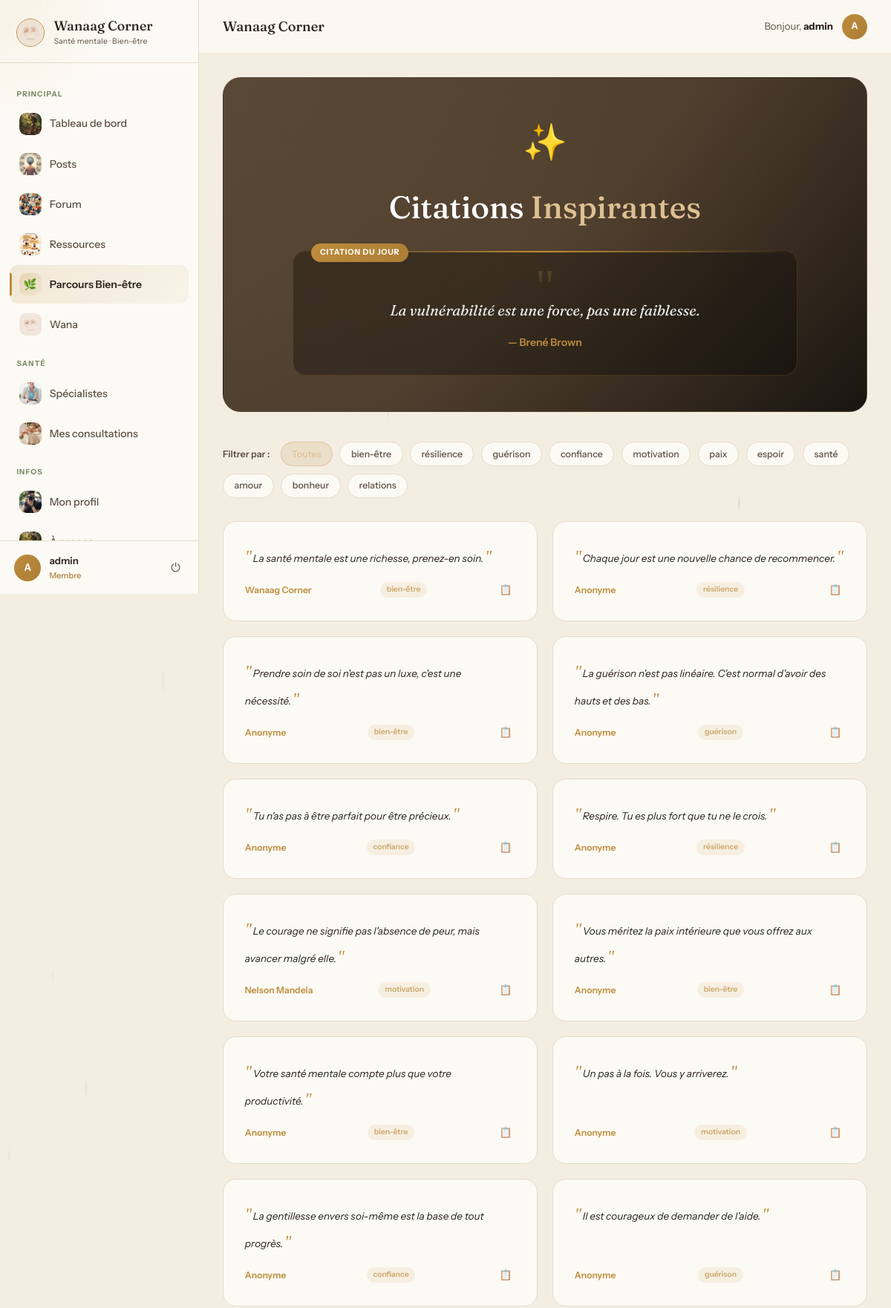
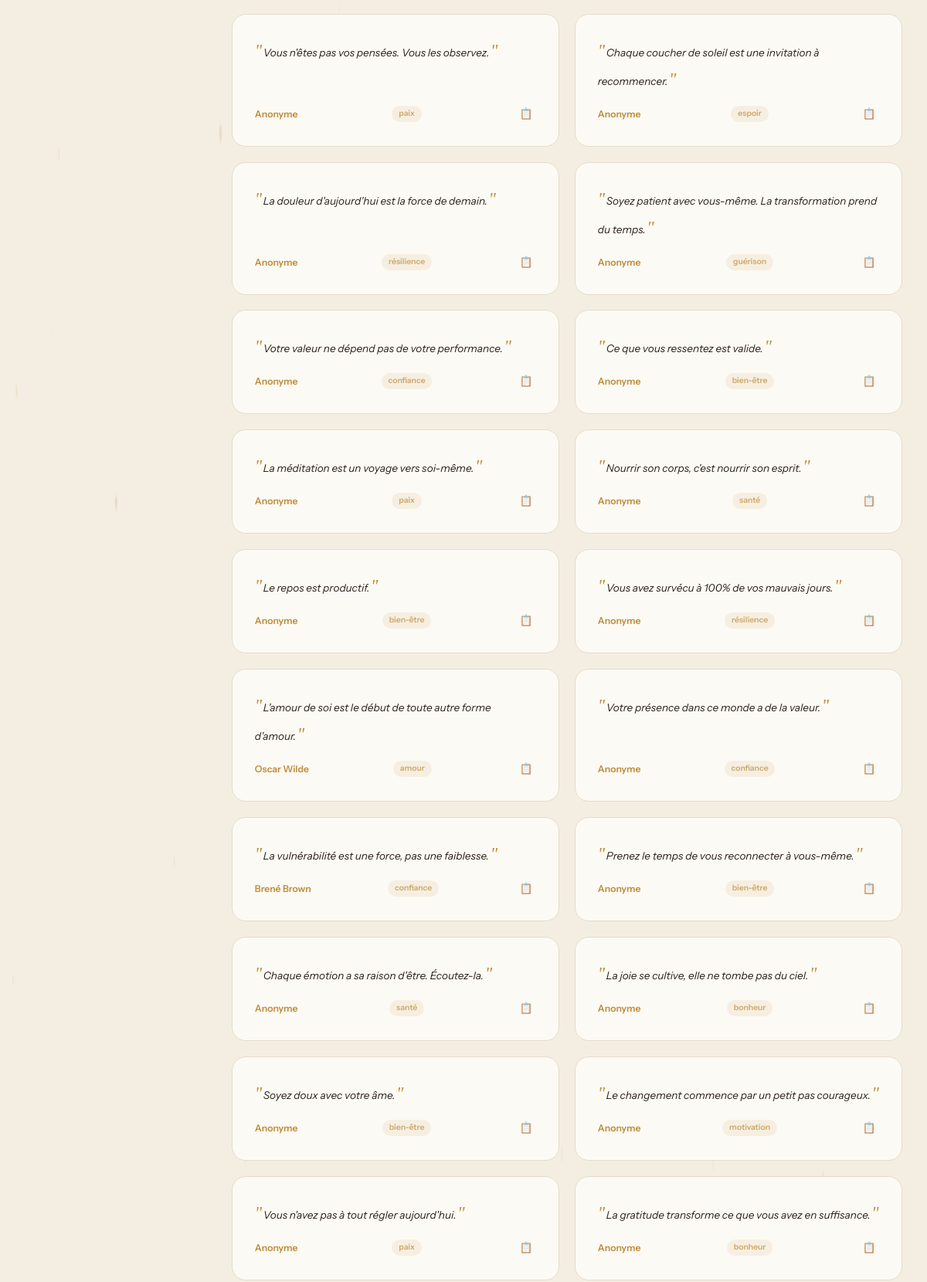
/parcours/inspiration/ (signed in, upper part), run on the app's committed database (2 pictures, top to bottom).
### application/models.py (models this page shows, shortened)
class CustomUser(AbstractUser):
    pseudonyme = models.CharField(max_length=50, unique=True)
    email = models.EmailField(unique=True)
    photo = models.ImageField(upload_to='profiles/', blank=True, null=True, verbose_name="Photo de profil")
    bio = models.TextField(blank=True, max_length=300, verbose_name="Bio")
    USERNAME_FIELD = 'email'
    REQUIRED_FIELDS = ['username', 'pseudonyme']
    class Meta:
        verbose_name = 'Utilisateur'
        verbose_name_plural = 'Utilisateurs'

class QuoteInspirante(models.Model):
    texte = models.TextField()
    auteur = models.CharField(max_length=150, blank=True, default='Anonyme')
    categorie = models.CharField(max_length=50, blank=True)
    class Meta:
        verbose_name = "Citation inspirante"
        verbose_name_plural = "Citations inspirantes"

### application/views.py (the view)
# urls.py: path('parcours/inspiration/', views.parcours_inspiration, name='parcours_inspiration'),
@login_required
def parcours_inspiration(request):
    _seed_quotes()
    cat_filter = request.GET.get('cat', '')
    quotes = QuoteInspirante.objects.all()
    if cat_filter:
        quotes = quotes.filter(categorie=cat_filter)
    all_quotes = list(QuoteInspirante.objects.all())
    today_idx = date.today().timetuple().tm_yday % max(len(all_quotes), 1) if all_quotes else 0
    quote_du_jour = all_quotes[today_idx] if all_quotes else None
    categories = QuoteInspirante.objects.values_list('categorie', flat=True).distinct()
    return render(request, 'application/parcours_inspiration.html', {
        'quotes': quotes,
        'quote_du_jour': quote_du_jour,
        'categories': categories,
        'cat_filter': cat_filter,
    })

### application/views.py (called while the page is built)
def _seed_quotes():
    if QuoteInspirante.objects.count() < 10:
        QuoteInspirante.objects.bulk_create([
            QuoteInspirante(texte=t, auteur=a, categorie=c)
            for t, a, c in QUOTES_DATA
        ])

### application/templates/application/parcours_inspiration.html (shortened to what this page needs)
{% extends 'application/base.html' %}
{% load static %}
{% block content %}
<div class="ins-hero wow">
    <div class="ins-hero-inner">
        <div class="ins-hero-star">✨</div>
        <h1>Citations <em>Inspirantes</em></h1>
        {% if quote_du_jour %}
        <div class="ins-daily-quote">
            <span class="ins-daily-label">Citation du jour</span>
            <div class="ins-quote-mark-big">"</div>
            <p class="ins-daily-text">{{ quote_du_jour.texte }}</p>
            <div class="ins-daily-author">— {{ quote_du_jour.auteur }}</div>
        </div>
        {% endif %}
    </div>
</div>
<div class="ins-filters wow">
    <span class="ins-filters-label">Filtrer par :</span>
    <a href="{% url 'parcours_inspiration' %}" class="ins-pill {% if not cat_filter %}active{% endif %}">Toutes</a>
    {% for cat in categories %}
    {% if cat %}
    <a href="{% url 'parcours_inspiration' %}?cat={{ cat }}" class="ins-pill {% if cat_filter == cat %}active{% endif %}">{{ cat }}</a>
    {% endif %}
    {% endfor %}
</div>
<div class="ins-grid">
    {% for quote in quotes %}
    <div class="ins-card wow">
        <div class="ins-card-quote">{{ quote.texte }}</div>
        <div class="ins-card-footer">
            <span class="ins-card-author">{{ quote.auteur }}</span>
            {% if quote.categorie %}<span class="ins-card-cat">{{ quote.categorie }}</span>{% endif %}
            <button class="ins-copy-btn" onclick="copyQuote(this, '{{ quote.texte|escapejs }}')" title="Copier">📋</button>
        </div>
    </div>
    {% empty %}
    <div class="ins-empty">
        <div style="font-size:3rem;margin-bottom:1rem;">🌟</div>
        <p>Aucune citation pour ce filtre.</p>
    </div>
    {% endfor %}
</div>
{% endblock %}

### application/templates/application/base.html (shortened to what this page needs)
{% load static %}
<!DOCTYPE html>
<html lang="fr">
<head>
</head>
<body>
<canvas id="particles-canvas"></canvas>
{% if user.is_authenticated %}
<aside class="sidebar" id="sidebar">
    <div class="sidebar-header">
        <img src="{% static 'images/logo.jpg' %}" alt="Logo" class="sidebar-logo-img">
        <div>
            <div class="sidebar-brand-name">Wanaag Corner</div>
            <div class="sidebar-brand-sub">Santé mentale · Bien-être</div>
        </div>
    </div>
    <nav class="sidebar-nav">
        <div class="nav-label">Principal</div>
        <a href="{% url 'dashboard' %}" class="nav-item {% if request.resolver_match.url_name == 'dashboard' %}active{% endif %}">
            <span class="nav-icon"><img src="{% static 'images/espace-bien-etre.jpg' %}" alt=""></span> Tableau de bord
        </a>
        <a href="{% url 'posts_feed' %}" class="nav-item {% if request.resolver_match.url_name == 'posts_feed' %}active{% endif %}">
            <span class="nav-icon"><img src="{% static 'images/posts.jpg' %}" alt=""></span> Posts
        </a>
        <a href="{% url 'forum_home' %}" class="nav-item {% if 'forum' in request.resolver_match.url_name %}active{% endif %}">
            <span class="nav-icon"><img src="{% static 'images/forum.jpg' %}" alt=""></span> Forum
        </a>
        <a href="{% url 'ressources_home' %}" class="nav-item {% if 'ressource' in request.resolver_match.url_name %}active{% endif %}">
            <span class="nav-icon"><img src="{% static 'images/ressources.jpg' %}" alt=""></span> Ressources
        </a>
        <a href="{% url 'parcours_home' %}" class="nav-item {% if 'parcours' in request.resolver_match.url_name %}active{% endif %}">
            <span class="nav-icon" style="background:linear-gradient(135deg,rgba(190,140,60,.22),rgba(190,140,60,.06));border-radius:9px;display:flex;align-items:center;justify-content:center;font-size:.9rem;">🌿</span> Parcours Bien-être
        </a>
        <a href="{% url 'chatbot' %}" class="nav-item {% if request.resolver_match.url_name == 'chatbot' %}active{% endif %}" style="position:relative;">
            <span class="nav-icon"><img src="{% static 'images/logo.jpg' %}" alt=""></span>
            Wana
        </a>
        {% if not user.psychologue_profile %}
        <div class="nav-label">Santé</div>
        <a href="{% url 'psychologues_list' %}" class="nav-item {% if request.resolver_match.url_name == 'psychologues_list' or request.resolver_match.url_name == 'specialistes_categorie' %}active{% endif %}">
            <span class="nav-icon"><img src="{% static 'images/psychologue.jpg' %}" alt=""></span> Spécialistes
        </a>
        <a href="{% url 'mes_consultations' %}" class="nav-item {% if 'consultation' in request.resolver_match.url_name %}active{% endif %}">
            <span class="nav-icon"><img src="{% static 'images/consultation.jpg' %}" alt=""></span> Mes consultations
        </a>
        {% endif %}
        <div class="nav-label">Infos</div>
        <a href="{% url 'profile' %}" class="nav-item {% if request.resolver_match.url_name == 'profile' %}active{% endif %}">
            <span class="nav-icon">
                {% if user.photo %}<img src="{{ user.photo.url }}" alt="" style="width:100%;height:100%;object-fit:cover;border-radius:9px;">
                {% else %}<img src="{% static 'images/photo-de-profil.jpg' %}" alt="">{% endif %}
            </span> Mon profil
        </a>
        <a href="{% url 'about' %}" class="nav-item {% if request.resolver_match.url_name == 'about' %}active{% endif %}">
            <span class="nav-icon"><img src="{% static 'images/espace-bien-etre.jpg' %}" alt=""></span> À propos
        </a>
    </nav>
    <div class="sidebar-user">
        <div class="avatar-sidebar">{{ user.pseudonyme|first|upper }}</div>
        <div class="sidebar-user-info">
            <div class="sidebar-user-name">{{ user.pseudonyme }}</div>
            <div class="sidebar-user-role">{% if user.psychologue_profile %}{{ user.psychologue_profile.icone_specialite }} {{ user.psychologue_profile.get_type_specialiste_display }}{% else %}Membre{% endif %}</div>
        </div>
        <form method="post" action="{% url 'logout' %}" style="margin:0;">
            <button type="submit" class="logout-btn" title="Déconnexion">⏻</button>
        </form>
    </div>
</aside>
<div class="app-main">
    <header class="app-topbar">
        <div class="topbar-left">
            <span class="topbar-title">{% block page_title %}Wanaag Corner{% endblock %}</span>
        </div>
        <div class="topbar-right">
            <span class="topbar-greeting">Bonjour, <strong>{{ user.pseudonyme }}</strong></span>
            <div class="avatar-topbar">{{ user.pseudonyme|first|upper }}</div>
        </div>
    </header>
    <div class="app-content">
{% endif %}
{% block content %}{% endblock %}
{% if user.is_authenticated %}
    </div>
</div>
{% endif %}
{% url 'chatbot' as wgtChatbotUrl %}
{% url 'group_chat' group.id as wgtGroupChatUrl %}
</body>
</html>

### application/templates/application/parcours_inspiration.html (style rules this page uses)
:root { --gold:#be8c3c; --gold-light:#ddc092; }
.ins-hero { background: linear-gradient(135deg, #594836 0%, #4c3d2e 50%, #191410 100%); border-radius:24px; padding:3rem; margin-bottom:2.5rem; position:relative; overflow:hidden; border:1px solid rgba(190,140,60,.1); }
.ins-hero::before { content:''; position:absolute; inset:0; background: radial-gradient(ellipse 70% 80% at 50% 50%, rgba(190,140,60,.06), transparent); }
.ins-hero-inner { position:relative; z-index:2; text-align:center; }
.ins-hero-star { font-size:3rem; margin-bottom:1rem; }
.ins-hero h1 { font-family:'Fraunces',serif; font-size:clamp(1.8rem,3.5vw,2.8rem); color:#fff; margin-bottom:1.5rem; }
.ins-hero h1 em { color:var(--gold-light); font-style:normal; }
.ins-daily-quote { background:rgba(0,0,0,.3); border:1px solid rgba(190,140,60,.2); border-radius:18px; padding:2rem 2.5rem; max-width:680px; margin:0 auto; position:relative; }
.ins-daily-quote::before { content:''; position:absolute; top:0; left:0; right:0; height:2px; background:linear-gradient(90deg,transparent,var(--gold),transparent); }
.ins-quote-mark-big { font-size:4rem; color:rgba(190,140,60,.2); line-height:.5; font-family:Georgia,serif; }
.ins-daily-text { font-family:'Fraunces',serif; font-size:1.25rem; color:rgba(255,255,255,.92); font-style:italic; line-height:1.6; margin:0 0 1rem; }
.ins-daily-author { color:var(--gold); font-size:.88rem; font-weight:600; }
.ins-daily-label { position:absolute; top:-10px; left:1.5rem; background:linear-gradient(135deg,var(--gold),#ab7e36); color:#fff; font-size:.65rem; font-weight:700; letter-spacing:.08em; text-transform:uppercase; padding:.25rem .75rem; border-radius:20px; }
.ins-filters { display:flex; gap:.6rem; flex-wrap:wrap; margin-bottom:2rem; align-items:center; }
.ins-filters-label { font-size:.78rem; color:var(--taupe); font-weight:600; margin-right:.3rem; }
.ins-pill { padding:.35rem .9rem; border-radius:20px; border:1px solid var(--trait); background:var(--papier); color:var(--taupe); font-size:.78rem; font-weight:500; text-decoration:none; transition:all .2s; }
.ins-pill:hover, .ins-pill.active { background:rgba(190,140,60,.15); border-color:rgba(190,140,60,.3); color:var(--gold-light); }
.ins-grid { display:grid; grid-template-columns:repeat(auto-fill, minmax(280px,1fr)); gap:1.25rem; }
.ins-card { background:var(--papier); border:1px solid var(--trait); border-radius:18px; padding:1.8rem; transition:all .28s; display:flex; flex-direction:column; gap:.8rem; position:relative; overflow:hidden; }
.ins-card::before { content:''; position:absolute; bottom:0; left:0; right:0; height:2px; background:linear-gradient(90deg, transparent, rgba(190,140,60,.3), transparent); opacity:0; transition:opacity .25s; }
.ins-card-quote { font-size:.85rem; color:var(--encre); line-height:1.65; font-style:italic; flex:1; }
.ins-card-quote::before { content:'"'; color:var(--gold); font-size:1.4rem; font-family:Georgia,serif; margin-right:.1rem; }
.ins-card-quote::after { content:'"'; color:var(--gold); font-size:1.4rem; font-family:Georgia,serif; margin-left:.1rem; }
.ins-card-footer { display:flex; align-items:center; justify-content:space-between; margin-top:auto; }
.ins-card-author { font-size:.76rem; font-weight:600; color:var(--gold); }
.ins-card-cat { font-size:.65rem; padding:.15rem .55rem; border-radius:12px; background:rgba(190,140,60,.1); color:rgba(190,140,60,.7); font-weight:600; }
.ins-copy-btn { background:none; border:none; color:var(--taupe); cursor:pointer; font-size:.85rem; padding:.3rem; border-radius:6px; transition:all .2s; }
.ins-card, .ins-filters, .ins-grid { opacity: 1 !important; transform: none !important; }

### data on the page
CustomUser: pseudonyme|first "A", pseudonyme "admin"
QuoteInspirante: texte "La vulnérabilité est une force, pas une faiblesse.", auteur "Brené Brown", categorie "confiance"
QuoteInspirante: texte "La santé mentale est une richesse, prenez-en soin.", auteur "Wanaag Corner", categorie "bien-être"
QuoteInspirante: texte "Chaque jour est une nouvelle chance de recommencer.", auteur "Anonyme", categorie "résilience"
QuoteInspirante: texte "Prendre soin de soi n'est pas un luxe, c'est une nécessité.", auteur "Anonyme", categorie "bien-être"
QuoteInspirante: texte "La guérison n'est pas linéaire. C'est normal d'avoir des hauts et des bas.", auteur "Anonyme", categorie "guérison"
QuoteInspirante: texte "Tu n'as pas à être parfait pour être précieux.", auteur "Anonyme", categorie "confiance"
QuoteInspirante: texte "Respire. Tu es plus fort que tu ne le crois.", auteur "Anonyme", categorie "résilience"
QuoteInspirante: texte "Le courage ne signifie pas l'absence de peur, mais avancer malgré elle.", auteur "Nelson Mandela", categorie "motivation"
QuoteInspirante: texte "Vous méritez la paix intérieure que vous offrez aux autres.", auteur "Anonyme", categorie "bien-être"
QuoteInspirante: texte "Votre santé mentale compte plus que votre productivité.", auteur "Anonyme", categorie "bien-être"
QuoteInspirante: texte "Un pas à la fois. Vous y arriverez.", auteur "Anonyme", categorie "motivation"
QuoteInspirante: texte "La gentillesse envers soi-même est la base de tout progrès.", auteur "Anonyme", categorie "confiance"
QuoteInspirante: texte "Il est courageux de demander de l'aide.", auteur "Anonyme", categorie "guérison"
QuoteInspirante: texte "Vous n'êtes pas vos pensées. Vous les observez.", auteur "Anonyme", categorie "paix"
QuoteInspirante: texte "Chaque coucher de soleil est une invitation à recommencer.", auteur "Anonyme", categorie "espoir"
QuoteInspirante: texte "La douleur d'aujourd'hui est la force de demain.", auteur "Anonyme", categorie "résilience"
QuoteInspirante: texte "Soyez patient avec vous-même. La transformation prend du temps.", auteur "Anonyme", categorie "guérison"
QuoteInspirante: texte "Votre valeur ne dépend pas de votre performance.", auteur "Anonyme", categorie "confiance"
QuoteInspirante: texte "Ce que vous ressentez est valide.", auteur "Anonyme", categorie "bien-être"
QuoteInspirante: texte "La méditation est un voyage vers soi-même.", auteur "Anonyme", categorie "paix"
QuoteInspirante: texte "Nourrir son corps, c'est nourrir son esprit.", auteur "Anonyme", categorie "santé"
QuoteInspirante: texte "Le repos est productif.", auteur "Anonyme", categorie "bien-être"
QuoteInspirante: texte "Vous avez survécu à 100% de vos mauvais jours.", auteur "Anonyme", categorie "résilience"
QuoteInspirante: texte "L'amour de soi est le début de toute autre forme d'amour.", auteur "Oscar Wilde", categorie "amour"
QuoteInspirante: texte "Votre présence dans ce monde a de la valeur.", auteur "Anonyme", categorie "confiance"
QuoteInspirante: texte "Prenez le temps de vous reconnecter à vous-même.", auteur "Anonyme", categorie "bien-être"
QuoteInspirante: texte "Chaque émotion a sa raison d'être. Écoutez-la.", auteur "Anonyme", categorie "santé"
QuoteInspirante: texte "La joie se cultive, elle ne tombe pas du ciel.", auteur "Anonyme", categorie "bonheur"
QuoteInspirante: texte "Soyez doux avec votre âme.", auteur "Anonyme", categorie "bien-être"
QuoteInspirante: texte "Le changement commence par un petit pas courageux.", auteur "Anonyme", categorie "motivation"
QuoteInspirante: texte "Vous n'avez pas à tout régler aujourd'hui.", auteur "Anonyme", categorie "paix"
QuoteInspirante: texte "La gratitude transforme ce que vous avez en suffisance.", auteur "Anonyme", categorie "bonheur"

### other printed values
{{ cat }} "bien-être" "résilience" "guérison" "confiance" "motivation" "paix" "espoir" "santé" "amour" "bonheur" "relations"
